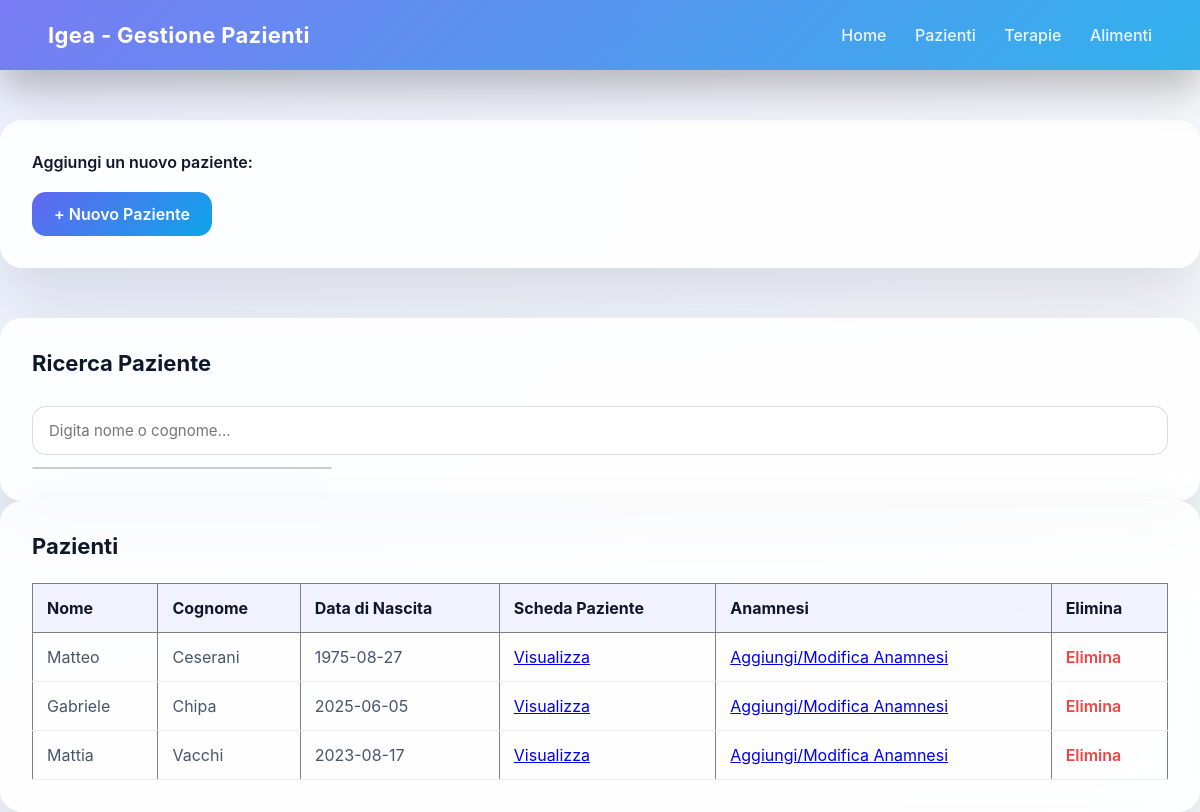
The page /pazienti.php on the database as committed earlier.
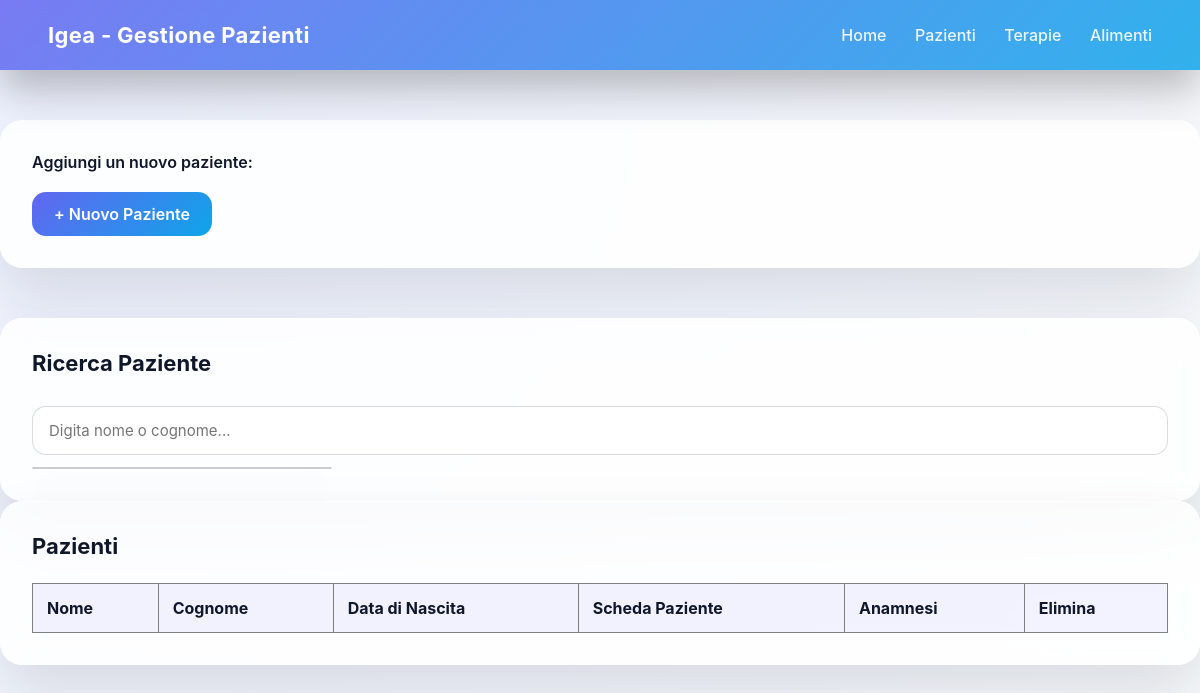
The same page on the database as committed later.
### tables this page shows
CREATE TABLE `paziente` (
  `id` int(11) NOT NULL,
  `nome` varchar(50) NOT NULL,
  `cognome` varchar(50) NOT NULL,
  `datanascita` date NOT NULL,
  `citta` varchar(50) NOT NULL,
  `indirizzo` varchar(200) NOT NULL,
  `civico` int(11) NOT NULL,
  `professione` varchar(50) DEFAULT NULL,
  `email` varchar(300) DEFAULT NULL,
  `telefono` varchar(20) DEFAULT NULL
);

### pazienti.php (the view, shortened to what this page needs)
<?php
$conn = new mysqli("localhost", "root", "", "terranova");
?>
<!DOCTYPE html>
<html lang="it">
<head>
    <link rel="stylesheet" href="style.css">
</head>
<body>
<header>
    <h1>Igea - Gestione Pazienti</h1>
    <nav>
                <a href="index.php">Home</a>
                <a href="pazienti.php">Pazienti</a>
                <a href="farmaci.php">Terapie</a>
                <a href="alimenti.php">Alimenti</a>
            </nav>
</header>
<div class="azioni-rapide">
    <label>Aggiungi un nuovo paziente:</label>
    <a href="nuovo_paziente.php">+ Nuovo Paziente</a>
</div>
<div class="section">
    <h2>Ricerca Paziente</h2>
    <input
        type="text"
        id="searchPaziente"
        placeholder="Digita nome o cognome..."
        autocomplete="off"
    >
    <div id="risultatiRicerca"></div>
</div>
<div class="section">
    <h2>Pazienti</h2>
    <table border="1">
        <tr>
            <th>Nome</th>
            <th>Cognome</th>
            <th>Data di Nascita</th>
            <th>Scheda Paziente</th>
            <th>Anamnesi</th>
            <th>Elimina</th>
        </tr>
        <?php
        $query = "SELECT * FROM paziente ORDER BY cognome";
        $result = $conn->query($query);
        while ($row = $result->fetch_assoc()) {
            echo "<tr>";
            echo "<td>{$row['nome']}</td>";
            echo "<td>{$row['cognome']}</td>";
            echo "<td>{$row['datanascita']}</td>";
            echo "<td>
                    <a href='scheda_paziente.php?id={$row['id']}'>
                    Visualizza
                    </a>
                  </td>";
            echo "<td>
                    <a href='aggiungi_anamnesi.php?id={$row['id']}'>
                    Aggiungi/Modifica Anamnesi
                    </a>
                  </td>";
            echo "<td>
                    <a href='elimina_paziente.php?id={$row['id']}'
                       onclick=\"return confirm('Sei sicuro di voler eliminare questo paziente?');\">
                       Elimina
                    </a>
                  </td>";
            echo "</tr>";
        }
        ?>
    </table>
</div>
</body>
</html>

### style.css (style rules this page uses)
* { margin: 0; padding: 0; box-sizing: border-box; font-family: "Inter", system-ui, -apple-system, BlinkMacSystemFont, sans-serif; }
body { min-height: 100vh; background: radial-gradient(circle at top left, #eef2ff, #f8fafc); color: #0f172a; }
header { position: sticky; top: 0; z-index: 100; backdrop-filter: blur(14px); background: linear-gradient( 135deg, rgba(99,102,241,0.85), rgba(14,165,233,0.85) ); padding: 22px 48px; display: flex; justify-content: space-between; align-items: center; box-shadow: 0 20px 40px rgba(0,0,0,0.25); }
header h1 { font-size: 22px; font-weight: 700; color: white; letter-spacing: 0.3px; }
nav a { color: white; text-decoration: none; margin-left: 24px; font-weight: 500; opacity: 0.9; position: relative; }
nav a::after { content: ""; position: absolute; left: 0; bottom: -4px; width: 0; height: 2px; background: white; transition: width 0.25s ease; }
.section, .azioni-rapide, form { background: rgba(255,255,255,0.85); backdrop-filter: blur(16px); border-radius: 22px; padding: 32px; box-shadow: 0 30px 60px rgba(15,23,42,0.12), inset 0 1px 0 rgba(255,255,255,0.4); }
.azioni-rapide { max-width: 1200px; margin: 50px auto; }
.azioni-rapide label { font-weight: 600; margin-bottom: 14px; display: block; }
.azioni-rapide a { display: inline-block; margin-top: 6px; padding: 12px 22px; border-radius: 14px; background: linear-gradient(135deg, #6366f1, #0ea5e9); color: white; text-decoration: none; font-weight: 600; transition: transform 0.2s ease, box-shadow 0.2s ease; }
.section h2, form h2 { font-size: 22px; font-weight: 700; margin-bottom: 24px; }
input[type="text"], select { width: 100%; padding: 14px 16px; border-radius: 14px; border: 1px solid rgba(15,23,42,0.15); background: rgba(255,255,255,0.7); font-size: 15px; margin-top: 6px; outline: none; }
table { width: 100%; border-collapse: collapse; margin-top: 10px; }
th { text-align: left; font-weight: 700; padding: 14px; background: rgba(99,102,241,0.08); }
#risultatiRicerca { position: relative; width: 100%; margin-top: 12px; border-radius: 16px; border: 1px solid rgba(15,23,42,0.15); background: rgba(255,255,255,0.97); max-height: 300px; overflow-y: auto; box-shadow: 0 20px 40px rgba(15,23,42,0.15); }
td { padding: 14px; border-bottom: 1px solid rgba(15,23,42,0.08); color: #475569; }
a[href*="elimina"] { color: #ef4444; font-weight: 600; text-decoration: none; }

### pazienti.php (style rules this page uses)
#risultatiRicerca { width: 300px; border: 1px solid #ccc; background: white; max-height: 200px; overflow-y: auto; }

Rows that differ between the two databases and show on the page:
removed paziente: nome "Matteo", cognome "Ceserani", datanascita "1975-08-27"
removed paziente: nome "Gabriele", cognome "Chipa", datanascita "2025-06-05"
removed paziente: nome "Mattia", cognome "Vacchi", datanascita "2023-08-17"
